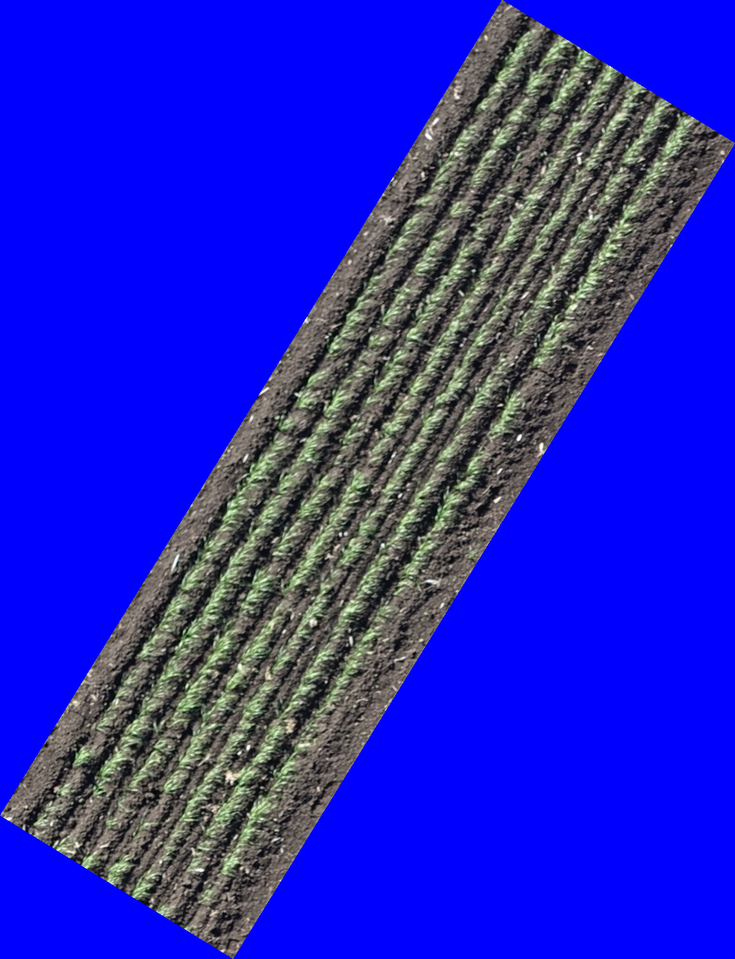
//> input picture visionproject/1.tif, 735 x 959 px, shrunk from 1155 x 1507 before the run
$ ./visionproject   (built with g++ and OpenCV 4)
//> lines starting //> are read from the running program, lines starting //| are printed output that depends on the picture; after the words box and inside, x2 and y2 are one past the last pixel; in counts of white or black regions, pixels touching at a corner belong together
### visionproject/stdafx.h
// stdafx.h : include file for standard system include files,
// or project specific include files that are used frequently, but
// are changed infrequently
//

#pragma once

#include "targetver.h"

#include <stdio.h>
#include <tchar.h>


// TODO: reference additional headers your program requires here

### visionproject/visionproject.cpp
// visionproject.cpp : Defines the entry point for the console application.
//

#include "stdafx.h"
#include <opencv2/core/core.hpp>
#include <opencv2/highgui/highgui.hpp>
#include "opencv2/imgproc/imgproc.hpp"
#include <iostream>

using namespace cv;
using namespace std;

int main()
{


	Mat imageColor1;
	imageColor1 = imread("1.tif", CV_LOAD_IMAGE_COLOR); // Read the file
//> imageColor1 is the input picture: 959 rows x 735 cols, CV_8UC3; mean B, G, R 192.1, 36, 35.6
	cout << imageColor1.channels();
//| 3

	if (!imageColor1.data) // Check for invalid input
	{
		cout << "Could not open or find the image" << std::endl;
		return -2;
	}

	Mat imageColor2(imageColor1.size(), CV_8UC3);
	Mat imageColor3(imageColor1.size(), CV_8UC3);
	Mat imageColor4(imageColor1.size(), CV_8UC3);
	Mat imageColor5(imageColor1.size(), CV_8UC3);
	Mat imageColor6(imageColor1.size(), CV_8UC3);
	Mat imageColor7(imageColor1.size(), CV_8UC3);
	Mat imageColor8(imageColor1.size(), CV_8UC3);

	Mat b, g, r;
	vector<Mat> ch(3);
	vector<Mat> g1(2);
	split(imageColor1, ch);//splitting image
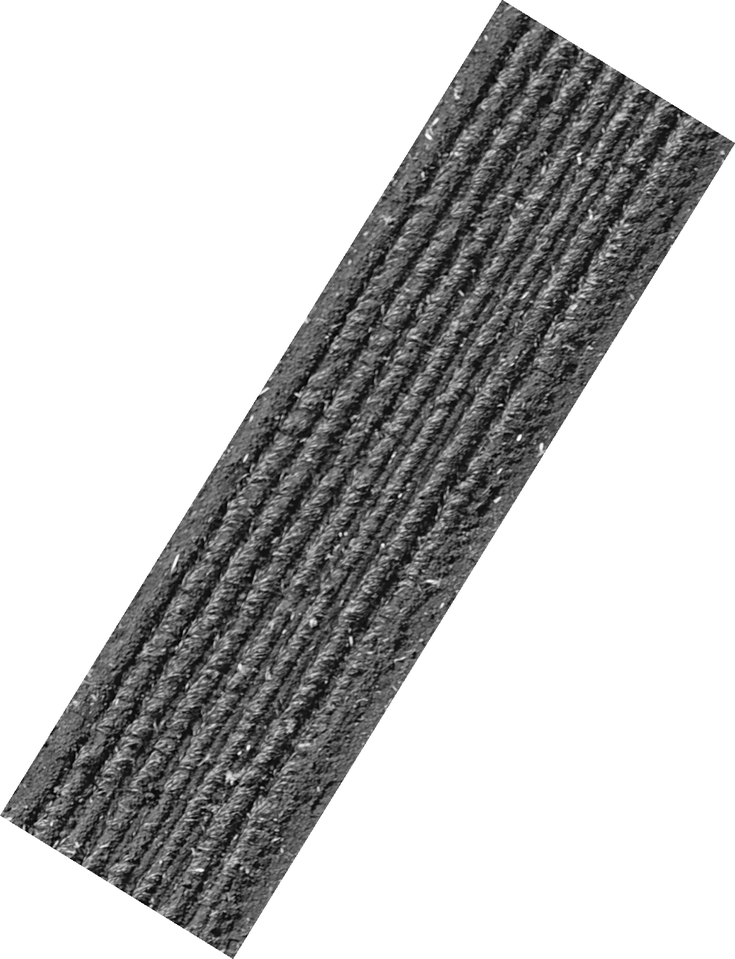
//> ch[0]: 959 rows x 735 cols, CV_8UC1; min 0, max 255, mean 192.1
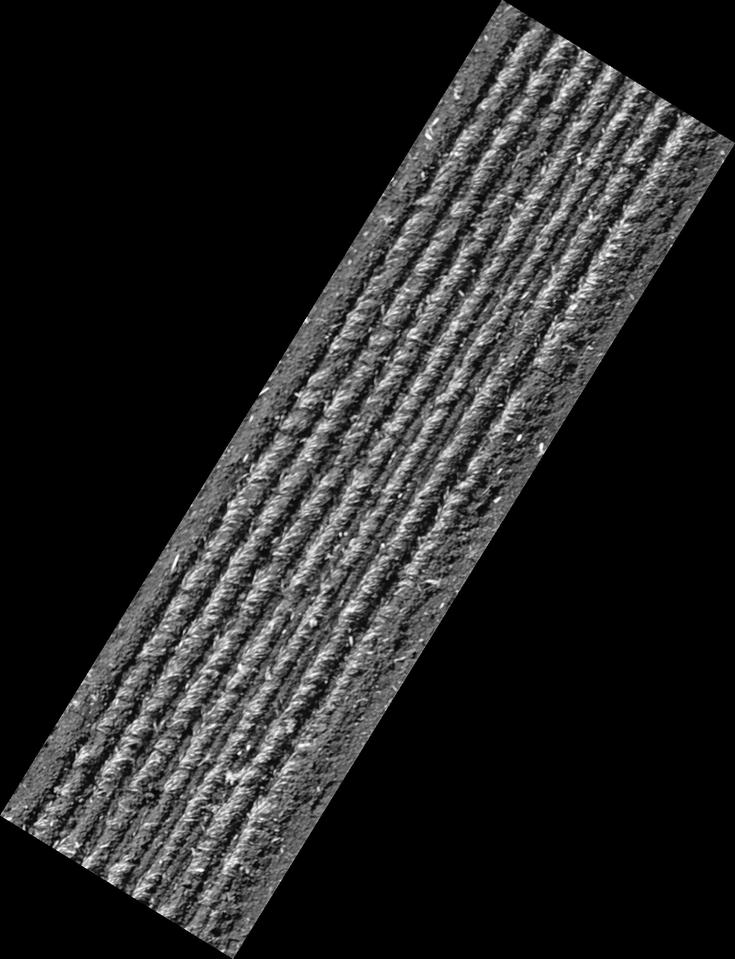
//> ch[1]: 959 rows x 735 cols, CV_8UC1; min 0, max 255, mean 36

	b = ch[0];
	g = ch[1];
	r = ch[2];

	g1[0] = (2 * g) - r - b;
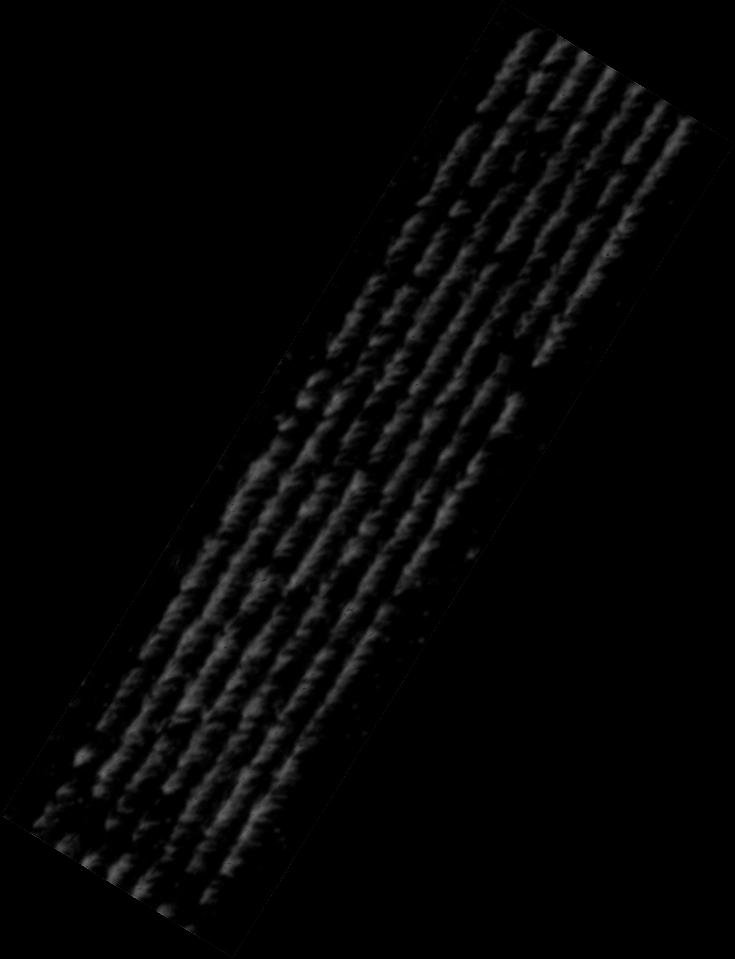
//> g1[0]: 959 rows x 735 cols, CV_8UC1; min 0, max 106, mean 5.1
	g1[1] = (1.2*r) - g;
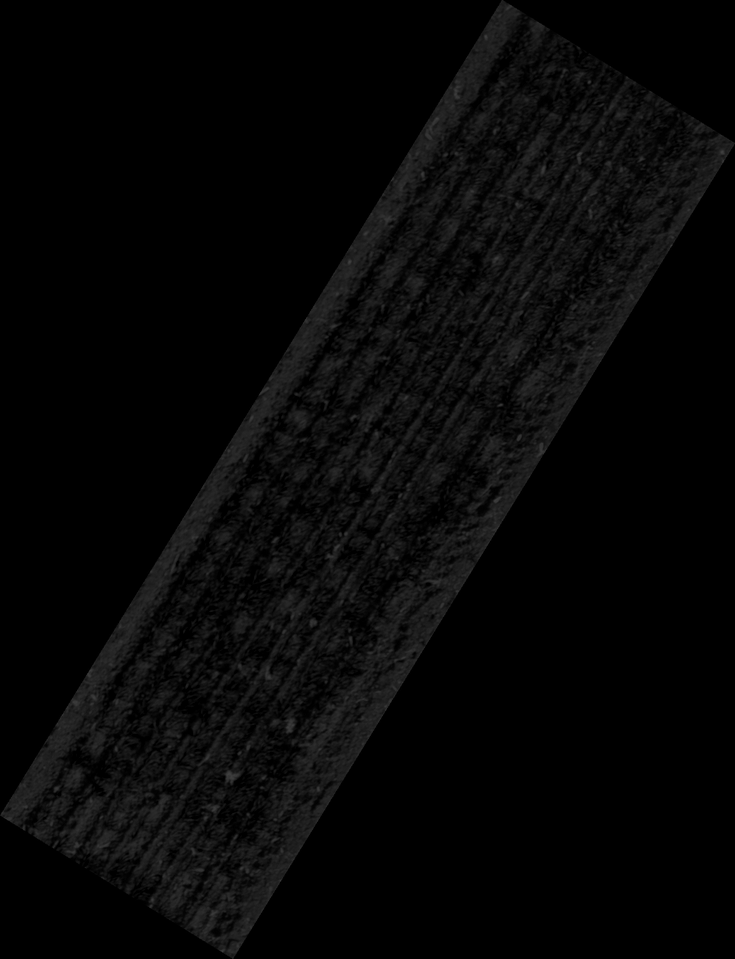
//> g1[1]: 959 rows x 735 cols, CV_8UC1; min 0, max 64, mean 6.8

	//merge(ch, imageColor2);
	//GaussianBlur(imageColor2,imageColor3, Size(3,3), 0, 0 );
	Mat gray_image1(imageColor1.size(), CV_8UC1);
	gray_image1 = g1[0];

	namedWindow("Display window one", WINDOW_KEEPRATIO); // Create a window for display.
	imshow("Display window one", gray_image1); // Show our grayscale1 img

	Mat gray_image2(imageColor1.size(), CV_8UC1);
	gray_image2 = g1[1];

	namedWindow("Display window two", WINDOW_KEEPRATIO); // Create a window for display.
	imshow("Display window two", gray_image2); // Show our grayscale2 img

	Mat diff_image = gray_image1 - gray_image2;
	namedWindow("Display window three", WINDOW_KEEPRATIO); // Create a window for display.
	imshow("Display window three", diff_image); // Show our diff img
	imwrite("binaryimg.png", diff_image);

	// [8 lines of commented-out code are left out]

	Mat binaryMat(diff_image.size(), diff_image.type());//grayscale to binary
	threshold(diff_image, binaryMat, 0, 255,CV_THRESH_OTSU);
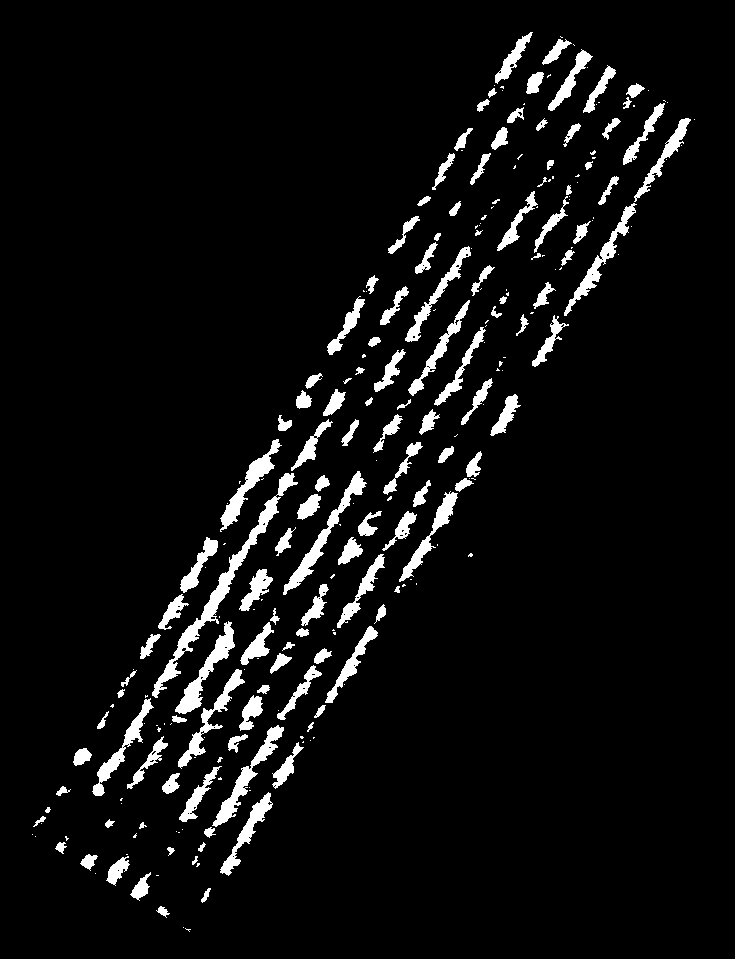
//> binaryMat: 959 rows x 735 cols, CV_8UC1; 5.8% white; 251 white regions (121 under 20 px), largest, box (x1, y1, x2, y2) and area: (152, 473, 298, 698) 2596, (283, 471, 367, 595) 1375, (175, 621, 235, 714) 1295

	namedWindow("Display window four", WINDOW_KEEPRATIO); // Create a window for display.
	imshow("Display window four", binaryMat); // Show our image inside it.

	cvtColor(binaryMat, imageColor6, CV_GRAY2BGR);//binary to color
	bitwise_and(imageColor6, imageColor1, imageColor7, noArray());// bitwise and of original vs thresholded binary
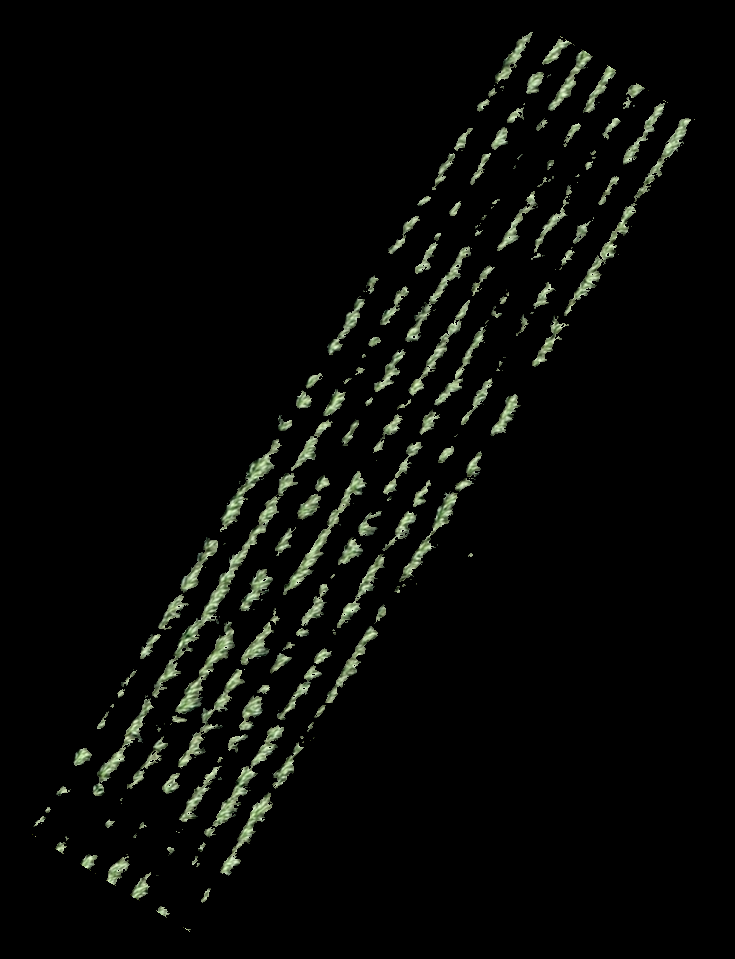
//> imageColor7: 959 rows x 735 cols, CV_8UC3; mean B, G, R 6.6, 8.7, 7.6

	namedWindow("Display window five", WINDOW_KEEPRATIO); // Create a window for display.
	imshow("Display window five", imageColor7); // Show our image inside it.

	merge(ch, imageColor8);
	imwrite("1png.png", imageColor8);


	waitKey(0); // Wait for a keystroke in the window
	return 0;

}
